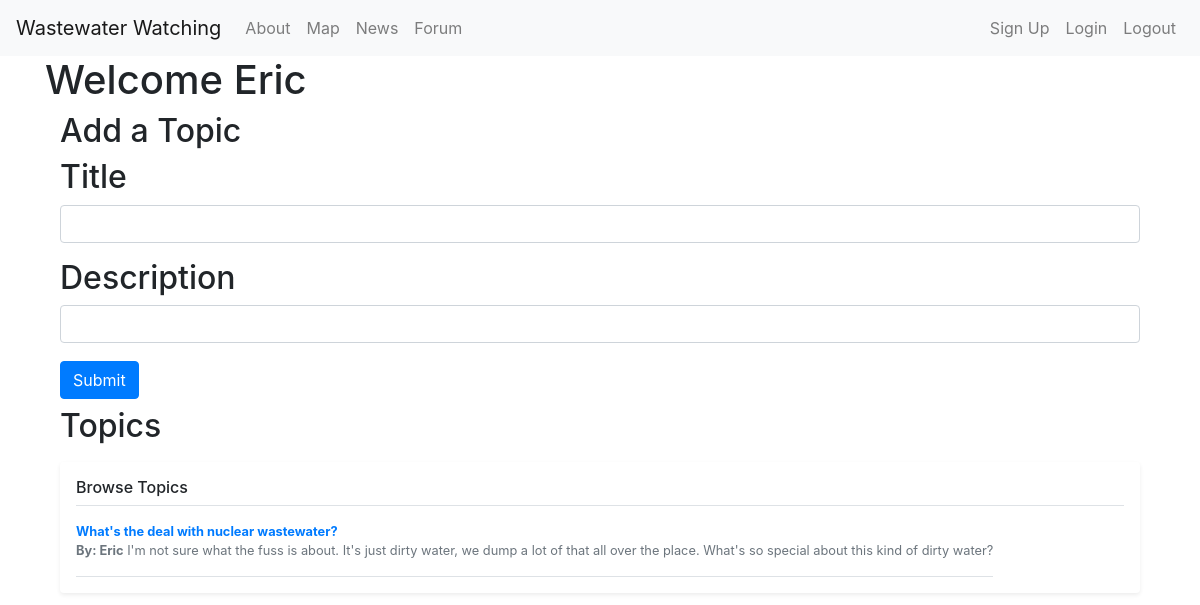
The page /forum (signed in) on the database its author committed.
### app.py (models this page shows)
class User(UserMixin, db.Model):
    id: Mapped[int] = mapped_column(primary_key=True)
    email: Mapped[str] = mapped_column(unique=True)
    password: Mapped[str]
    name: Mapped[str]

class Topic(db.Model):
    id: Mapped[int] = mapped_column(primary_key=True)
    title: Mapped[str] = mapped_column(unique=True)
    user: Mapped[str]
    description: Mapped[str]

### app.py (the view, shortened to what this page needs)
@app.route('/forum', methods=["GET", "POST"])
@login_required
def forum():
    topics = db.session.execute(db.select(Topic)).scalars()
    return render_template('forum/index.html', topics=topics, name=current_user.name)

### app.py (called while the page is built)
@login_manager.user_loader
def load_user(user_id):
    return User.query.get(int(user_id))

### templates/forum/index.html
{% extends 'base.html' %}
{% block content %}
    <h1>{% block title %} Welcome {{ name }} {% endblock %}</h1>
    <div class="container">
        <h2>Add a Topic<h2>
        <form action="/forum" method="post">
            <div class="mb-3">
              <label for="title" class="form-label">Title</label>
              <input type="text" name="title" class="form-control" id="title" aria-describedby="emailHelp">
            </div>
            <div class="mb-3">
              <label for="description" class="form-label">Description</label>
              <input type="text" name="description" class="form-control" id="description">
            </div>
            <button type="submit" class="btn btn-primary">Submit</button>
        </form>
        <h2>Topics</h2>
        <div class="my-3 p-3 bg-body rounded shadow-sm">
            <h6 class="border-bottom pb-2 mb-0">Browse Topics</h6>
            {% for topic in topics %}
            <div class="d-flex text-muted pt-3">
              <p class="pb-3 mb-0 small lh-sm border-bottom">
                <strong class="d-block text-gray-dark"><a href="/forum/topic/{{topic.id}}">{{topic['title']}}</a></strong>
                <strong>By: {{topic['user']}}</strong>
                {{topic['description']}}
              </p>
            </div>
            {% endfor %}
        </div>
    </div>
{% endblock %}

### rows shown on the page
User: name "Eric"
Topic: title "What's the deal with nuclear wastewater?", user "Eric", description "I'm not sure what the fuss is about. It's just dirty water, we dump a lot of that all over the place. What's so special about this kind of dirty water?"
